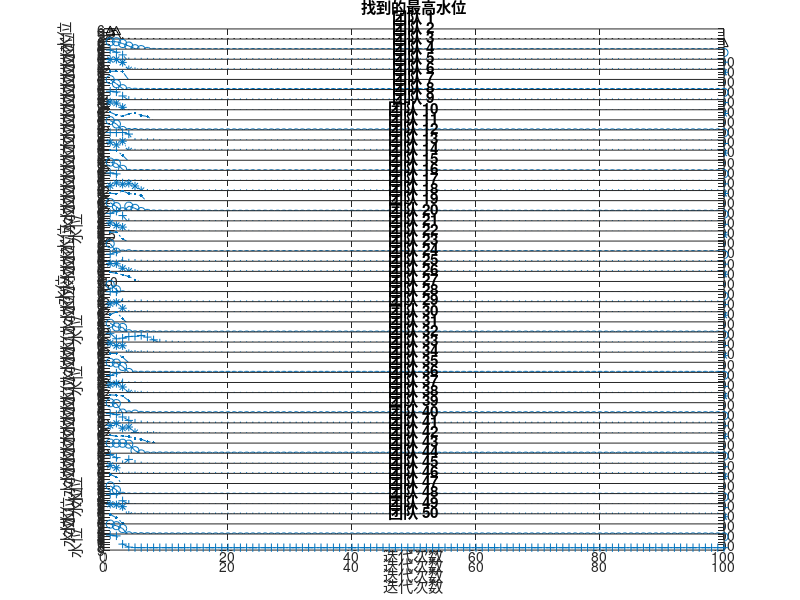
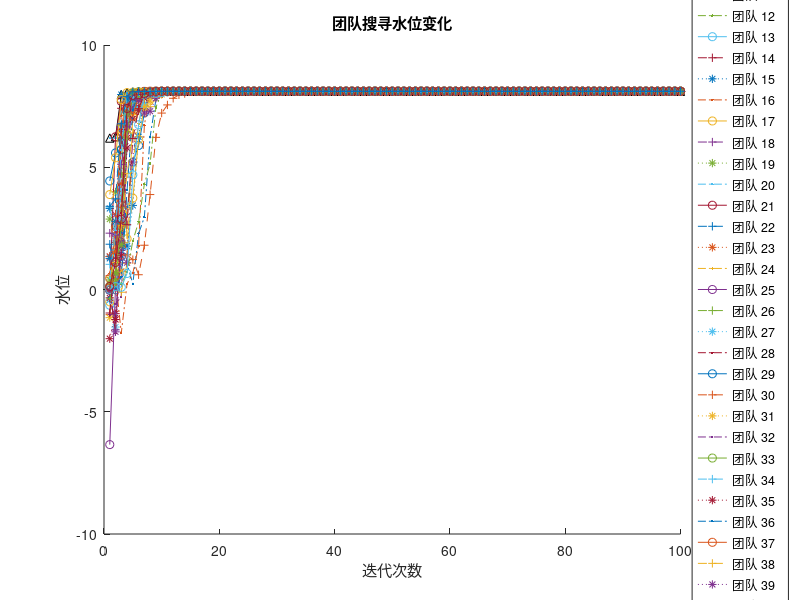

MATLAB code to generate these figures, in order:
clc; clear all; close all;

% 初始化
num_iterations = 100;  % 迭代次数
num_teams = 50;  % 团队数
pset = zeros(num_iterations, num_teams, 2);  % 粒子集
pset(1, :, :) = rand(num_teams, 2)*6 - 3;  % 初始位置
water_level = zeros(num_iterations, num_teams);  % 水位
velocity = zeros(num_teams, 2);  % 初始速度为0

% 计算初始水位
for i = 1:num_teams
    water_level(1, i) = peaks(pset(1, i, 1), pset(1, i, 2));
end

% 初始个体最优和全局最优
pbest = squeeze(pset(1, :, :));
gbest_idx = find(water_level(1, :) == max(water_level(1, :)), 1);
gbest = pbest(gbest_idx, :);

w = 0.3;  % 惯性权重
c1 = 0.5;  % 参数c1
c2 = 0.7;  % 参数c2

% 迭代
for t = 2:num_iterations
    for n = 1:num_teams
        % 更新位置
        for v = 1:2
            r1 = rand();  % 随机数r1
            r2 = rand();  % 随机数r2
            velocity(n, v) = w * velocity(n, v) + c1 * r1 * (pbest(n, v) - pset(t-1, n, v)) + c2 * r2 * (gbest(v) - pset(t-1, n, v));
            pset(t, n, v) = pset(t-1, n, v) + velocity(n, v);
            % 边界条件
            pset(t, n, v) = min(max(pset(t, n, v), -3), 3);
        end
        % 计算水位
        water_level(t, n) = peaks(pset(t, n, 1), pset(t, n, 2));
        % 更新个体最优
        if water_level(t, n) > max(water_level(1 : t-1, n))
            pbest(n, :) = squeeze(pset(t, n, :));
        end
    end
    % 更新全局最优
    [a, b] = find(water_level(1 : t, :) == max(max(water_level(1 : t, :))), 1);
    gbest = squeeze(pset(a, b, :));
end

% 线条和标记样式
line_styles = {'-', '--', ':', '-.'};
marker_styles = {'o', '+', '*', '.'};

% 绘图
figure; % 5个子图
subplot(num_teams+1, 1, 1);
plot(max(water_level, [], 2), 'k-^');
title('找到的最高水位');
xlabel('迭代次数');
ylabel('水位');
for i = 1:num_teams
    subplot(num_teams+1, 1, i+1);
    plot(water_level(:, i), line_styles{mod(i-1,4)+1}, 'Marker', marker_styles{mod(i-1,4)+1});
    title(['团队 ', num2str(i)]);
    xlabel('迭代次数');
    ylabel('水位');
end

figure; % 合成图
hold on;
plot(max(water_level, [], 2), 'k-^', 'DisplayName','最高水位');
for i = 1:num_teams
    plot(water_level(:, i), line_styles{mod(i-1,4)+1}, 'Marker', marker_styles{mod(i-1,4)+1}, 'DisplayName',['团队 ', num2str(i)]);
end
title('团队搜寻水位变化');
xlabel('迭代次数');
ylabel('水位');
legend('Location','eastoutside'); % 显示图例，并放到图形的外右边
hold off;
